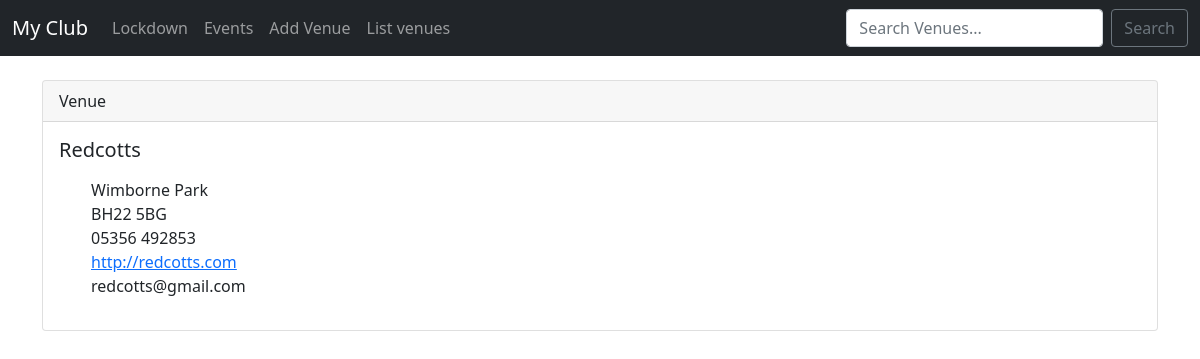
Page /show_venue/1 on the committed database.
### myapp/models.py (models this page shows)
class Venue(models.Model):
    name = models.CharField('Venue Name', max_length=120)
    address = models.CharField(max_length=300)
    post_code = models.CharField('Post Code', max_length=8)
    phone_number = models.CharField('Contact Phone', max_length=20, blank=True)
    web = models.URLField('Website address', blank=True)
    email_address = models.EmailField('Email Address', blank=True)
    def __str__(self):
        return self.name

### myapp/views.py (the view)
# urls.py: path('show_venue/<venue_id>', views.show_venue, name='show-venue'),
def show_venue(request, venue_id):  # Basic structure hoever the addition of venue_id is the same as what was passed in urls.py into the url
    venue = Venue.objects.get(pk=venue_id)  # pk stands for primary key which will allocate a number to the venue_id
    return render(request, 'events/show_venue.html', {'venue': venue})

### myapp/templates/events/show_venue.html
{% extends 'events/base.html' %}
{% block content %}
        <div class="card">
            <div class="card-header">
                Venue
            </div>
            <div class="card-body">
              <h5 class="card-title">{{ venue }}</h5>
              <p class="card-text">
                <ul>
                    {{ venue.address }}<br>
                    {{ venue.post_code }}<br>
                    {{ venue.phone_number }}<br>
                    <a href="{{ venue.web }}">{{ venue.web }}<br></a>
                    {{ venue.email_address }}<br>
                </ul>
              </p>
            </div>
          </div>
{% endblock %}

### rows in the picture
Venue: name "Redcotts", address "Wimborne Park", post_code "BH22 5BG", phone_number "05356 492853", web "http://redcotts.com", email_address "redcotts@gmail.com"
